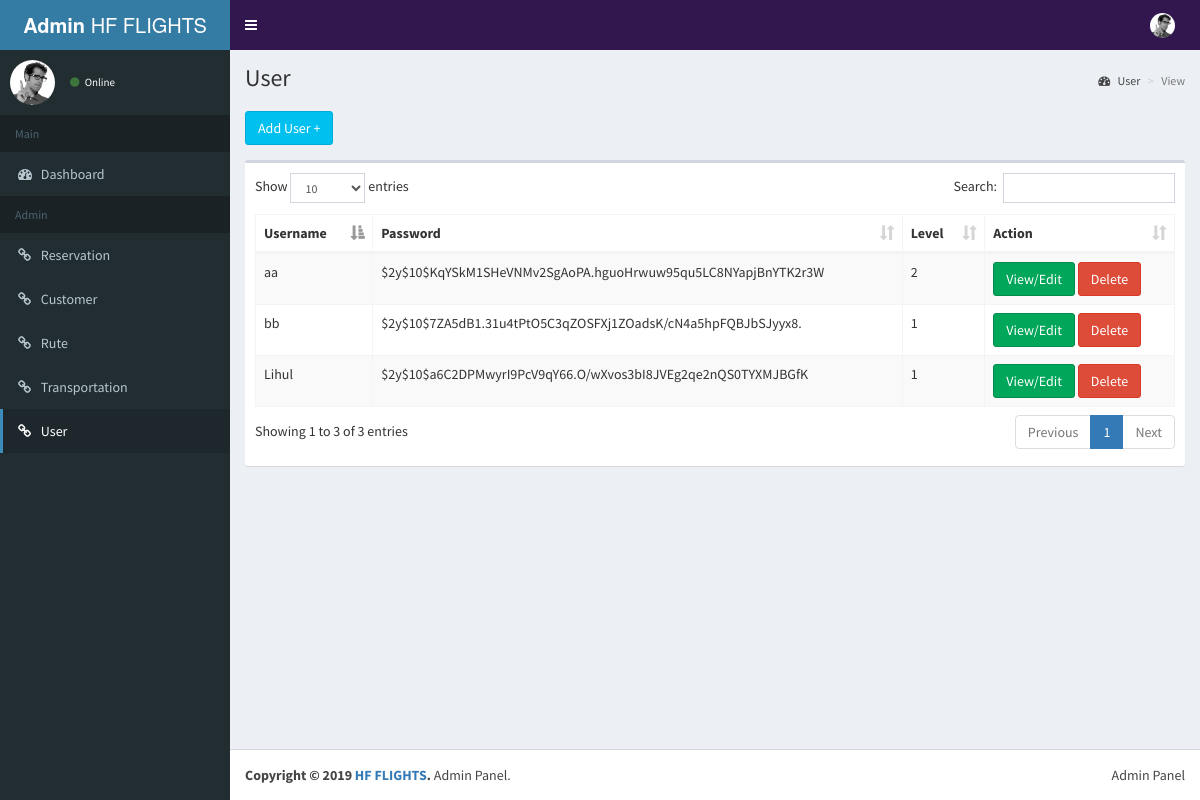
The app's page /index.php/admin/user with its own data.
### tables this page shows
CREATE TABLE `user` (
  `id` int(10) NOT NULL,
  `username` varchar(255) NOT NULL,
  `password` varchar(255) NOT NULL,
  `level` int(3) NOT NULL
);

### application/controllers/admin/User.php (called while the page is built, shortened)
<?php
class user extends CI_Controller {
	public function __construct()
	{
		$this->load->model('admin/M_User_Admin');
	}
	public function index()
	{
		$user = $this->M_User_Admin->get_user();
		$data['user'] = $user;
		$data['nav'] = 'user';
        $this->load->view('admin/template/V_Header',$data);
		$this->load->view('admin/V_user',$data);
		$script = '<script>
		function viewedit(id){
		  $.ajax({url: "'.base_url().'admin/user/viewedit/"+id, success: function(result){
					$("#viewedit").html(result);
		  }});
		}
		</script>';
		$data['script'] = $script;
		$this->load->view('admin/template/V_Footer',$data);
    }
}

### index.php (called while the page is built, shortened)
<?php
require_once BASEPATH.'core/CodeIgniter.php';

### application/models/admin/M_User_Admin.php (called while the page is built, shortened)
<?php
Class M_User_Admin extends CI_Model{
    public function get_user(){
        return $this->db->get('user')->result_array();
    }
}

### application/views/admin/V_User.php (the view, shortened to what this page needs)
<section class="content-header">
	<h1>User</h1>
	<br>
	<button type="button" class="btn btn-info" data-toggle="modal" data-target="#modal-add">Add User +</button>
	<ol class="breadcrumb">
		<li>
			<a href="http://[::1]/lte/admin/dashboard">
				<i class="fa fa-dashboard"></i> User</a>
		</li>
		<li class="active">View</li>
	</ol>
</section>
<section class="content">
	<div class="row">
		<div class="col-xs-12">
			<div class="box">
				<div class="box-body">
					<table id="example1" class="table table-bordered table-striped">
						<thead>
							<tr>
								<th>Username</th>
								<th>Password</th>
								<th>Level</th>
								<th>Action</th>
							</tr>
						</thead>
						<tbody>
							<?php foreach ($user as $value) : ?>
							<tr>
								<td>
									<?php echo $value['username'] ?>
								</td>
								<td>
									<?php echo $value['password'] ?>
								</td>
								<td>
									<?php echo $value['level'] ?>
</td>
								<td>
									<button type="button" onclick="viewedit(<?php echo $value['id'] ?>)" class="btn btn-success" data-toggle="modal" data-target="#modal-viewedit">View/Edit</button>
									<a onclick="return confirm('Are you sure you want to delete this item?');" class="btn btn-danger" href="<?php echo base_url() ?>admin/user/delete/<?php echo $value['id']?>">Delete</a>
								</td>
							</tr>
							<?php endforeach; ?>
						</tbody>
					</table>
				</div>
			</div>
		</div>
	</div>
</section>

### application/views/admin/template/V_Header.php (shortened to what this page needs)
<!DOCTYPE html>
<html>
<head>
	<link rel="stylesheet" href="<?php echo base_url() ?>_assets/admin/bower_components/bootstrap/dist/css/bootstrap.min.css">
	<link rel="stylesheet" href="<?php echo base_url() ?>_assets/admin/bower_components/font-awesome/css/font-awesome.min.css">
	<link rel="stylesheet" href="<?php echo base_url() ?>_assets/admin/bower_components/Ionicons/css/ionicons.min.css">
	<link rel="stylesheet" href="<?php echo base_url() ?>_assets/admin/dist/css/AdminLTE.min.css">
	<link rel="stylesheet" href="<?php echo base_url() ?>_assets/admin/dist/css/skins/skin-blue.min.css">
	<link rel="stylesheet" href="<?php echo base_url() ?>_assets/admin/jquery-ui.css">
	<link rel="stylesheet" href="<?php echo base_url() ?>_assets/admin/bower_components/datatables.net-bs/css/dataTables.bootstrap.min.css">
	<link rel="stylesheet" href="<?php echo base_url() ?>_assets/admin/bower_datetime/eonasdan-bootstrap-datetimepicker/build/css/bootstrap-datetimepicker.min.css"
	/>
	<link rel="stylesheet" href="<?php echo base_url() ?>_assets/admin/style.css">
</head>
<body class="hold-transition skin-blue sidebar-mini">
	<div class="wrapper">
		<header class="main-header">
			<a href="<?php echo base_url() ?>admin" class="logo">
				<span class="logo-lg">
					<b>Admin</b> HF FLIGHTS</span>
			</a>
			<nav class="navbar navbar-static-top" role="navigation">
				<a href="#" class="sidebar-toggle" data-toggle="push-menu" role="button">
				</a>
				<div class="navbar-custom-menu">
					<ul class="nav navbar-nav">
						<li class="dropdown user user-menu">
							<a href="#" class="dropdown-toggle" data-toggle="dropdown">
								<img src="<?php echo base_url() ?>_assets/admin/dist/img/user2-160x160.jpg" class="user-image" alt="User Image">
							</a>
						</li>
					</ul>
				</div>
			</nav>
		</header>
		<aside class="main-sidebar">
			<section class="sidebar">
				<div class="user-panel">
					<div class="pull-left image">
						<img src="<?php echo base_url() ?>_assets/admin/dist/img/user2-160x160.jpg" class="img-circle" alt="User Image">
					</div>
					<div class="pull-left info">
						<a href="#">
							<i class="fa fa-circle text-success"></i> Online</a>
					</div>
				</div>
				<ul class="sidebar-menu" data-widget="tree">
					<li class="header">Main</li>
					<li class="<?php echo ($nav == 'dashboard' ? 'active' : '') ?>">
						<a href="<?php echo base_url() ?>admin/dashboard">
							<i class="fa fa-dashboard"></i>
							<span>Dashboard</span>
						</a>
					</li>
					<li class="header">Admin</li>
					<li class="<?php echo ($nav == 'reservation' ? 'active' : '') ?>">
						<a href="<?php echo base_url() ?>admin/reservation">
							<i class="fa fa-link"></i>
							<span>Reservation</span>
						</a>
					</li>
					<li class="<?php echo ($nav == 'customer' ? 'active' : '') ?>">
						<a href="<?php echo base_url() ?>admin/customer">
							<i class="fa fa-link"></i>
							<span>Customer</span>
						</a>
					</li>
					<li class="<?php echo ($nav == 'rute' ? 'active' : '') ?>">
						<a href="<?php echo base_url() ?>admin/rute">
							<i class="fa fa-link"></i>
							<span>Rute</span>
						</a>
					</li>
					<li class="<?php echo ($nav == 'transportation' ? 'active' : '') ?>">
						<a href="<?php echo base_url() ?>admin/transportation">
							<i class="fa fa-link"></i>
							<span>Transportation</span>
						</a>
					</li>
					<li class="<?php echo ($nav == 'user' ? 'active' : '') ?>">
						<a href="<?php echo base_url() ?>admin/user">
							<i class="fa fa-link"></i>
							<span>User</span>
						</a>
					</li>
				</ul>
			</section>
		</aside>
		<div class="content-wrapper">

### application/views/admin/template/V_Footer.php (shortened to what this page needs)
    </div>
  <footer class="main-footer">
    <div class="pull-right hidden-xs">
      Admin Panel
    </div>
    <strong>Copyright &copy; 2019 <a href="#">HF FLIGHTS</a>.</strong> Admin Panel.
  </footer>
</div>
</body>
</html>

### _assets/admin/style.css (style rules this page uses)
.skin-blue .main-header .navbar { background-color: rgba(54, 19, 84, 0.85); }
.skin-blue .main-header .logo { background-color:rgba(54, 19, 84, 0.85); }

### records on screen
user: username "aa", password "$2y$10$KqYSkM1SHeVNMv2SgAoPA.hguoHrwuw95qu5LC8NYapjBnYTK2r3W", level "2"
user: username "bb", password "$2y$10$7ZA5dB1.31u4tPtO5C3qZOSFXj1ZOadsK/cN4a5hpFQBJbSJyyx8.", level "1"
user: username "Lihul", password "$2y$10$a6C2DPMwyrI9PcV9qY66.O/wXvos3bI8JVEg2qe2nQS0TYXMJBGfK", level "1"
